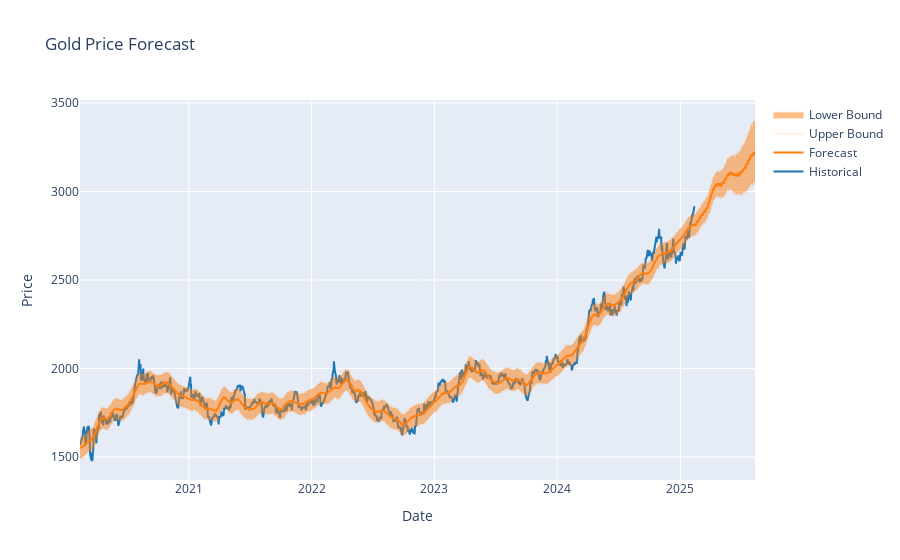

The notebook cell this image was saved under:
### Code cell
# Python
forecast_gold = m_gold.predict(future_gold)
forecast_gold[['ds', 'yhat', 'yhat_lower', 'yhat_upper']].tail()

# Create a new figure
fig3 = go.Figure()

# Add historical data
fig3.add_trace(go.Scatter(
    x=df_gold['ds'],
    y=df_gold['y'],
    mode='lines',
    name='Historical',
    line=dict(color='#1f77b4')
))

# Add forecast
fig3.add_trace(go.Scatter(
    x=forecast_gold['ds'], 
    y=forecast_gold['yhat'], 
    mode='lines', 
    name='Forecast',
    line=dict(color='#ff7f0e')))

# Add uncertainty intervals
fig3.add_trace(go.Scatter(
    x=forecast_gold['ds'],
    y=forecast_gold['yhat_upper'],
    fill=None,
    mode='lines',
    line=dict(color='rgba(255,127,14,0.1)'),
    name='Upper Bound'))

fig3.add_trace(go.Scatter(
    x=forecast_gold['ds'],
    y=forecast_gold['yhat_lower'],
    fill='tonexty',
    mode='lines',
    line=dict(color='rgba(255,127,14,0.1)'),
    name='Lower Bound'))

# Update layout
fig3.update_layout(
    title='Gold Price Forecast',
    xaxis_title='Date',
    yaxis_title='Price',
    hovermode='x unified',
    showlegend=True
)

fig3.show()

#performance metrics
df_cv_gold = cross_validation(m_gold, initial='365 days', period='90 days', horizon = '180 days')
df_cv_gold.head()


df_p_gold = performance_metrics(df_cv_gold)
df_p_gold.head()

### Figure 1 — Plotly figure (JSON) as saved in the notebook; plotly's stock layout.template omitted (floating-point values rounded to 4 significant figures; data arrays with more than 128 entries replaced by an {"elided": "..."} marker saying what was removed)
{"data": [{"line": {"color": "#1f77b4"}, "mode": "lines", "name": "Historical", "type": "scatter", "x": {"elided": "1260 str values"}, "y": {"elided": "1260 float values"}}, {"line": {"color": "#ff7f0e"}, "mode": "lines", "name": "Forecast", "type": "scatter", "x": {"elided": "1440 str values"}, "y": {"elided": "1440 float values"}}, {"line": {"color": "rgba(255,127,14,0.1)"}, "mode": "lines", "name": "Upper Bound", "type": "scatter", "x": {"elided": "1440 str values"}, "y": {"elided": "1440 float values"}}, {"fill": "tonexty", "line": {"color": "rgba(255,127,14,0.1)"}, "mode": "lines", "name": "Lower Bound", "type": "scatter", "x": {"elided": "1440 str values"}, "y": {"elided": "1440 float values"}}], "layout": {"hovermode": "x unified", "showlegend": true, "title": {"text": "Gold Price Forecast"}, "xaxis": {"title": {"text": "Date"}}, "yaxis": {"title": {"text": "Price"}}}}
